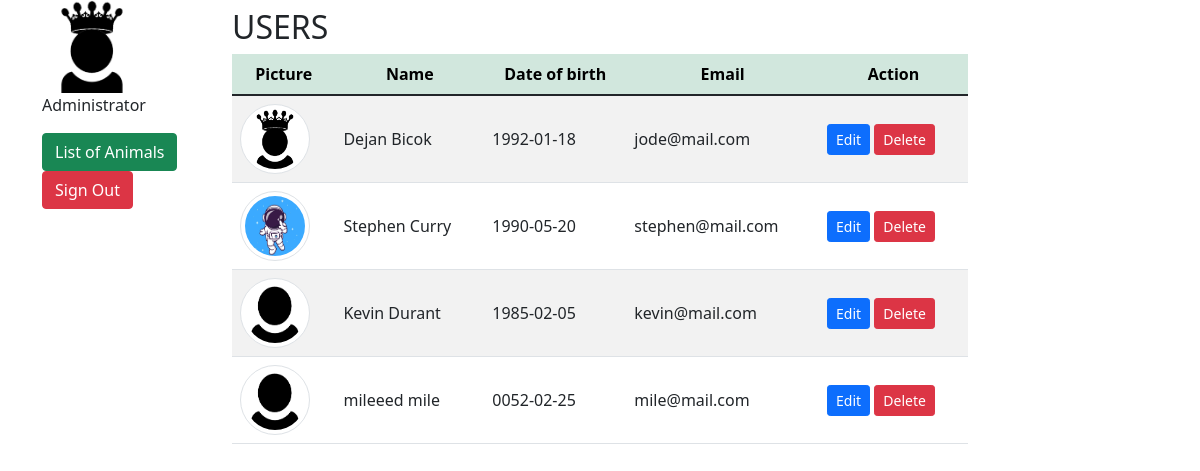
Screenshot of /dashboard.php (signed in) with the database file from the repository.
### tables this page shows
CREATE TABLE `users` (
  `user_id` int(11) NOT NULL,
  `first_name` varchar(100) NOT NULL,
  `last_name` varchar(100) NOT NULL,
  `date_of_birth` date NOT NULL,
  `email` varchar(150) NOT NULL,
  `phone_number` varchar(50) NOT NULL,
  `address` varchar(100) NOT NULL,
  `picture` varchar(100) NOT NULL,
  `password` varchar(255) NOT NULL,
  `status` varchar(4) NOT NULL DEFAULT 'user'
);

### dashboard.php (the view, shortened to what this page needs)
<?php
require_once 'components/db_connect.php';
$sql = "SELECT * FROM users";
$result = mysqli_query($connect, $sql);
$tbody = '';
if ($result->num_rows > 0) {
    while ($row = $result->fetch_array(MYSQLI_ASSOC)) {
        $tbody .= "<tr>
            <td><img class='img-thumbnail rounded-circle' src='pictures/" . $row['picture'] . "' alt=" . $row['first_name'] . "></td>
            <td>" . $row['first_name'] . " " . $row['last_name'] . "</td>
            <td>" . $row['date_of_birth'] . "</td>
            <td>" . $row['email'] . "</td>
            <td><a href='update.php?id=" . $row['user_id'] . "'><button class='btn btn-primary btn-sm' type='button'>Edit</button></a>
            <a href='delete.php?id=" . $row['user_id'] . "'><button class='btn btn-danger btn-sm' type='button'>Delete</button></a></td>
         </tr>";
    }
} else {
    $tbody = "<tr><td colspan='5'><center>No Data Available </center></td></tr>";
}
?>
<!DOCTYPE html>
<html lang="en">
<head>
    <?php require_once 'components/boot.php' ?>
</head>
<body>
    <div class="container">
        <div class="row">
            <div class="col-2">
                <img class="userImage" src="pictures/admavatar.png" alt="Adm avatar">
                <p class="">Administrator</p>
                <a class="btn btn-success" href="animals/index.php">List of Animals</a>
                <a class="btn btn-danger" href="logout.php?logout">Sign Out</a>
            </div>
            <div class="col-8 mt-2">
                <p class='h2'>USERS</p>
                <table class='table table-striped'>
                    <thead class='table-success'>
                        <tr>
                            <th>Picture</th>
                            <th>Name</th>
                            <th>Date of birth</th>
                            <th>Email</th>
                            <th>Action</th>
                        </tr>
                    </thead>
                    <tbody>
                        <?= $tbody ?>
                    </tbody>
                </table>
            </div>
        </div>
    </div>
</body>
</html>

### components/boot.php (shortened to what this page needs)
<link href="https://cdn.jsdelivr.net/npm/bootstrap@5.1.3/dist/css/bootstrap.min.css" rel="stylesheet">

### dashboard.php (style rules this page uses)
.img-thumbnail { width: 70px !important; height: 70px !important; }
td { text-align: left; vertical-align: middle; }
tr { text-align: center; }
.userImage { width: 100px; height: auto; }

### rows the page displays
users: picture (picture), first_name "Dejan", last_name "Bicok", date_of_birth "1992-01-18", email "jode@mail.com"
users: picture (picture), first_name "Stephen", last_name "Curry", date_of_birth "1990-05-20", email "stephen@mail.com"
users: picture (placeholder picture), first_name "Kevin", last_name "Durant", date_of_birth "1985-02-05", email "kevin@mail.com"
users: picture (placeholder picture), first_name "mileeed", last_name "mile", date_of_birth "0052-02-25", email "mile@mail.com"
